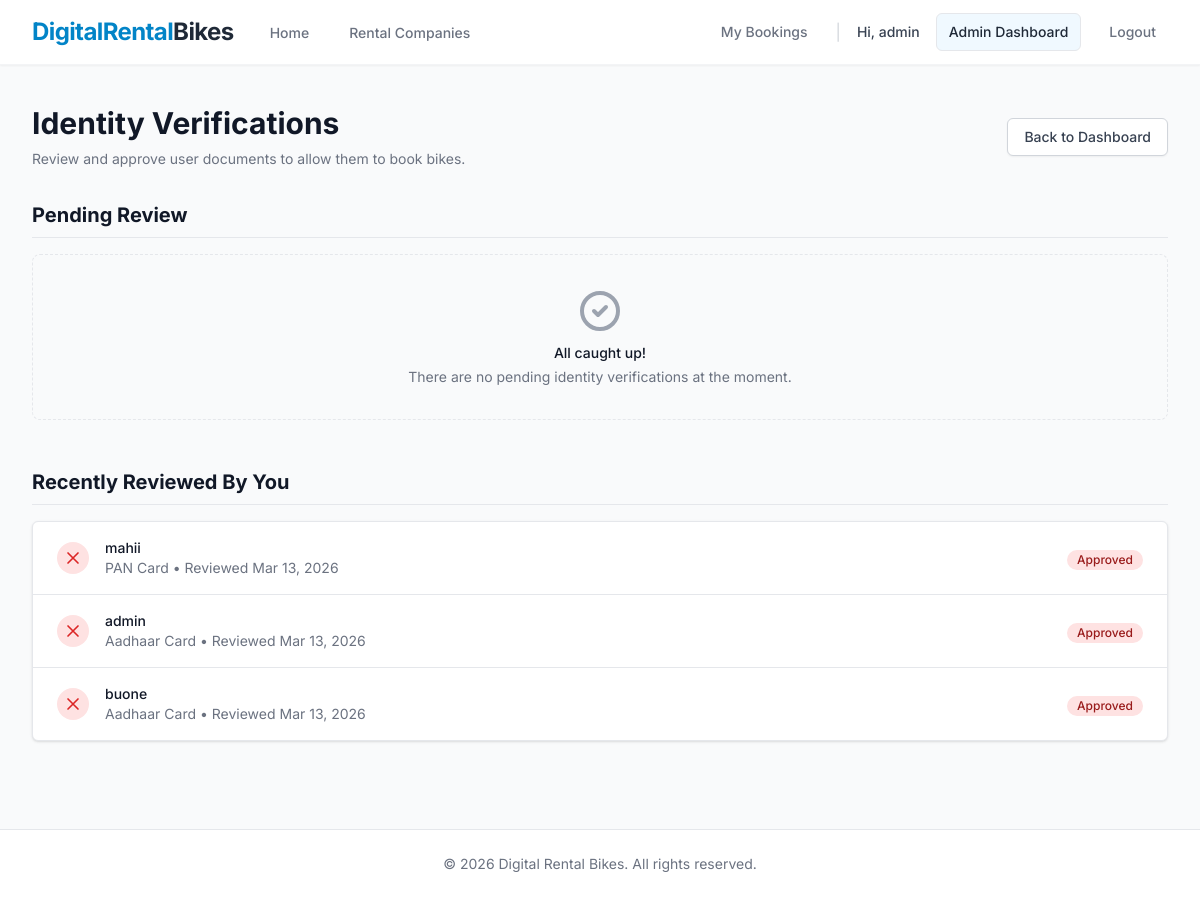
Page /vendor-dashboard/verifications/ (signed in) on the committed database.
### core/models.py (models this page shows, shortened)
class IdentityVerification(models.Model):
    class DocumentType(models.TextChoices):
        AADHAAR = 'Aadhaar', 'Aadhaar Card'
        PAN = 'PAN', 'PAN Card'
        DRIVING_LICENSE = 'Driving License', 'Driving License'
        PASSPORT = 'Passport', 'Passport'
        VISA = 'Visa', 'Visa'
    class VerificationStatus(models.TextChoices):
        PENDING = 'Pending', 'Pending'
        APPROVED = 'Approved', 'Approved'
        REJECTED = 'Rejected', 'Rejected'
    user = models.OneToOneField(User, on_delete=models.CASCADE, related_name='identity_verification')
    document_type = models.CharField(max_length=30, choices=DocumentType.choices)
    document_image = models.ImageField(upload_to='verification/documents/')
    selfie_image = models.ImageField(upload_to='verification/selfies/')
    status = models.CharField(max_length=20, choices=VerificationStatus.choices, default=VerificationStatus.PENDING)
    verified_by = models.ForeignKey(User, on_delete=models.SET_NULL, null=True, blank=True, related_name='verified_identities')
    created_at = models.DateTimeField(auto_now_add=True)
    updated_at = models.DateTimeField(auto_now=True)

### core/views.py (the view)
# urls.py: path('vendor-dashboard/verifications/', views.vendor_verifications_list, name='vendor_verifications_list'),
@login_required(login_url='login')
def vendor_verifications_list(request):
    if not (request.user.is_staff or request.user.is_superuser):
        if not hasattr(request.user, 'profile') or request.user.profile.role != 'VENDOR':
            return redirect('home')
    pending_verifications = IdentityVerification.objects.filter(status=IdentityVerification.VerificationStatus.PENDING).order_by('created_at')
    reviewed_verifications = IdentityVerification.objects.filter(verified_by=request.user).order_by('-updated_at')
    return render(request, 'core/vendor_verifications.html', {
        'pending': pending_verifications,
        'reviewed': reviewed_verifications
    })

### core/templates/core/vendor_verifications.html
{% extends 'base.html' %}
{% block content %}
<div class="max-w-7xl mx-auto px-4 sm:px-6 lg:px-8 py-10">
    <div class="flex items-center justify-between mb-8">
        <div>
            <h2 class="text-3xl font-bold text-gray-900">Identity Verifications</h2>
            <p class="mt-2 text-sm text-gray-500">Review and approve user documents to allow them to book bikes.</p>
        </div>
        <div>
            <a href="{% url 'vendor_dashboard' %}" class="inline-flex items-center px-4 py-2 border border-gray-300 shadow-sm text-sm font-medium rounded-md text-gray-700 bg-white hover:bg-gray-50 focus:outline-none focus:ring-2 focus:ring-offset-2 focus:ring-brand-500 transition-colors">
                Back to Dashboard
            </a>
        </div>
    </div>
    <div class="mb-12">
        <h3 class="text-xl font-bold text-gray-900 mb-4 border-b pb-2">Pending Review</h3>
        <div class="grid grid-cols-1 md:grid-cols-2 lg:grid-cols-3 gap-6">
            {% for v in pending %}
            <div class="bg-white rounded-lg shadow-sm border border-yellow-200 overflow-hidden">
                <div class="bg-yellow-50 px-4 py-3 border-b border-yellow-100 flex justify-between items-center">
                    <span class="font-medium text-yellow-800">{{ v.user.username }}</span>
                    <span class="text-xs text-yellow-600">{{ v.created_at|timesince }} ago</span>
                </div>
                <div class="p-4">
                    <p class="text-sm text-gray-500 mb-4">Document Type: <span class="font-semibold text-gray-900">{{ v.get_document_type_display }}</span></p>
                    <div class="grid grid-cols-2 gap-4 mb-6">
                        <div>
                            <p class="text-xs text-gray-500 mb-1 text-center">Document</p>
                            <a href="{{ v.document_image.url }}" target="_blank" class="block bg-gray-100 rounded border border-gray-200 aspect-[3/2] overflow-hidden hover:opacity-75 transition-opacity">
                                <img src="{{ v.document_image.url }}" alt="Document" class="w-full h-full object-cover">
                            </a>
                        </div>
                        <div>
                            <p class="text-xs text-gray-500 mb-1 text-center">Selfie</p>
                            <a href="{{ v.selfie_image.url }}" target="_blank" class="block bg-gray-100 rounded border border-gray-200 aspect-[3/4] overflow-hidden hover:opacity-75 transition-opacity">
                                <img src="{{ v.selfie_image.url }}" alt="Selfie" class="w-full h-full object-cover">
                            </a>
                        </div>
                    </div>
                    <div class="flex space-x-3">
                        <form action="{% url 'vendor_approve_verification' v.id 'approve' %}" method="POST" class="flex-1">
                            {% csrf_token %}
                            <button type="submit" class="w-full inline-flex justify-center items-center px-4 py-2 border border-transparent shadow-sm text-sm font-medium rounded-md text-white bg-green-600 hover:bg-green-700 focus:outline-none focus:ring-2 focus:ring-offset-2 focus:ring-green-500">
                                <svg class="mr-1.5 h-4 w-4" fill="none" viewBox="0 0 24 24" stroke="currentColor">
                                    <path stroke-linecap="round" stroke-linejoin="round" stroke-width="2" d="M5 13l4 4L19 7" />
                                </svg>
                                Approve
                            </button>
                        </form>
                        <form action="{% url 'vendor_approve_verification' v.id 'reject' %}" method="POST" class="flex-1">
                            {% csrf_token %}
                            <button type="submit" class="w-full inline-flex justify-center items-center px-4 py-2 border border-transparent shadow-sm text-sm font-medium rounded-md text-red-700 bg-red-100 hover:bg-red-200 focus:outline-none focus:ring-2 focus:ring-offset-2 focus:ring-red-500">
                                <svg class="mr-1.5 h-4 w-4" fill="none" viewBox="0 0 24 24" stroke="currentColor">
                                    <path stroke-linecap="round" stroke-linejoin="round" stroke-width="2" d="M6 18L18 6M6 6l12 12" />
                                </svg>
                                Reject
                            </button>
                        </form>
                    </div>
                </div>
            </div>
            {% empty %}
            <div class="col-span-1 md:col-span-2 lg:col-span-3 bg-gray-50 rounded-lg border border-gray-200 border-dashed p-8 text-center">
                <svg class="mx-auto h-12 w-12 text-gray-400" fill="none" viewBox="0 0 24 24" stroke="currentColor">
                    <path stroke-linecap="round" stroke-linejoin="round" stroke-width="2" d="M9 12l2 2 4-4m6 2a9 9 0 11-18 0 9 9 0 0118 0z" />
                </svg>
                <h3 class="mt-2 text-sm font-medium text-gray-900">All caught up!</h3>
                <p class="mt-1 text-sm text-gray-500">There are no pending identity verifications at the moment.</p>
            </div>
            {% endfor %}
        </div>
    </div>
    <div>
        <h3 class="text-xl font-bold text-gray-900 mb-4 border-b pb-2">Recently Reviewed By You</h3>
        <div class="bg-white shadow overflow-hidden sm:rounded-md border border-gray-200">
            <ul class="divide-y divide-gray-200">
                {% for v in reviewed %}
                <li>
                    <div class="px-4 py-4 sm:px-6 flex items-center justify-between">
                        <div class="flex items-center">
                            <div class="flex-shrink-0">
                                {% if v.status == 'APPROVED' %}
                                <span class="h-8 w-8 rounded-full bg-green-100 flex items-center justify-center">
                                    <svg class="h-5 w-5 text-green-600" fill="none" viewBox="0 0 24 24" stroke="currentColor">
                                        <path stroke-linecap="round" stroke-linejoin="round" stroke-width="2" d="M5 13l4 4L19 7" />
                                    </svg>
                                </span>
                                {% else %}
                                <span class="h-8 w-8 rounded-full bg-red-100 flex items-center justify-center">
                                    <svg class="h-5 w-5 text-red-600" fill="none" viewBox="0 0 24 24" stroke="currentColor">
                                        <path stroke-linecap="round" stroke-linejoin="round" stroke-width="2" d="M6 18L18 6M6 6l12 12" />
                                    </svg>
                                </span>
                                {% endif %}
                            </div>
                            <div class="ml-4">
                                <div class="text-sm font-medium text-gray-900">{{ v.user.username }}</div>
                                <div class="text-sm text-gray-500">{{ v.get_document_type_display }} • Reviewed {{ v.updated_at|date:"M d, Y" }}</div>
                            </div>
                        </div>
                        <div>
                            <span class="inline-flex items-center px-2.5 py-0.5 rounded-full text-xs font-medium {% if v.status == 'APPROVED' %}bg-green-100 text-green-800{% else %}bg-red-100 text-red-800{% endif %}">
                                {{ v.status }}
                            </span>
                        </div>
                    </div>
                </li>
                {% empty %}
                <li>
                    <div class="px-4 py-8 sm:px-6 text-center text-sm text-gray-500">
                        You haven't reviewed any verifications yet.
                    </div>
                </li>
                {% endfor %}
            </ul>
        </div>
    </div>
</div>
{% endblock %}

### templates/base.html (shortened to what this page needs)
<!DOCTYPE html>
<html lang="en">
<head>
    <script src="https://cdn.tailwindcss.com"></script>
</head>
<body class="bg-gray-50 flex flex-col min-h-screen text-gray-800">
    <nav class="bg-white shadow-sm border-b border-gray-100 sticky top-0 z-50">
        <div class="max-w-7xl mx-auto px-4 sm:px-6 lg:px-8">
            <div class="flex justify-between h-16">
                <div class="flex">
                    <div class="flex-shrink-0 flex items-center">
                        <a href="{% url 'home' %}" class="text-2xl font-bold text-brand-600 tracking-tight">DigitalRental<span class="text-gray-800">Bikes</span></a>
                    </div>
                    <div class="hidden sm:ml-8 sm:flex sm:space-x-8">
                        <a href="{% url 'home' %}" class="border-transparent text-gray-500 hover:border-brand-500 hover:text-brand-600 inline-flex items-center px-1 pt-1 border-b-2 text-sm font-medium transition-colors">Home</a>
                        <a href="{% url 'companies' %}" class="border-transparent text-gray-500 hover:border-brand-500 hover:text-brand-600 inline-flex items-center px-1 pt-1 border-b-2 text-sm font-medium transition-colors">Rental Companies</a>
                    </div>
                </div>
                <div class="hidden sm:ml-6 sm:flex sm:items-center space-x-4">
                    {% if user.is_authenticated %}
                        <a href="{% url 'user_dashboard' %}" class="text-gray-500 hover:text-brand-600 px-3 py-2 rounded-md text-sm font-medium transition-colors">My Bookings</a>
                        <span class="text-gray-300">|</span>
                        <span class="text-gray-700 text-sm font-medium mr-4">Hi, {{ user.username }}</span>
                        {% if user.is_staff %}
                            <a href="{% url 'admin_dashboard' %}" class="bg-brand-50 text-brand-700 hover:bg-brand-100 px-3 py-2 rounded-md text-sm font-medium transition-colors border border-brand-200">Admin Dashboard</a>
                        {% endif %}
                        <form method="post" action="{% url 'logout' %}" class="inline">
                            <button type="submit" class="text-gray-500 hover:text-red-600 px-3 py-2 rounded-md text-sm font-medium transition-colors">Logout</button>
                        </form>
                    {% endif %}
                </div>
            </div>
        </div>
    </nav>
    <main class="flex-grow">
        {% block content %}
        {% endblock %}
    </main>
    <footer class="bg-white border-t border-gray-200 mt-12">
        <div class="max-w-7xl mx-auto py-6 px-4 sm:px-6 lg:px-8">
            <p class="text-center text-sm text-gray-500">
                &copy; {{ current_year|default:"2026" }} Digital Rental Bikes. All rights reserved.
            </p>
        </div>
    </footer>
</body>
</html>

### templates/base.html (style rules this page uses)
body { font-family: 'Inter', sans-serif; }

### rows in the picture
IdentityVerification: user.username "mahii", document_type "PAN Card", updated_at "Mar 13, 2026", status "Approved"
IdentityVerification: user.username "admin", document_type "Aadhaar Card", updated_at "Mar 13, 2026", status "Approved"
IdentityVerification: user.username "buone", document_type "Aadhaar Card", updated_at "Mar 13, 2026", status "Approved"

### other values in the picture
{{ user.username }} "admin"
{{ current_year|default:"2026" }} "2026"
